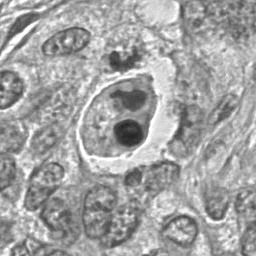
#> input picture images/1-2556_Brightness.tif, 256 x 256 px, found by its file name
$ jupyter execute 03_image_processing_spatial_filtering.ipynb   (older library calls are emulated)
#> lines starting #> are read from the running program, lines starting #| are printed output that depends on the picture
[](https://colab.research.google.com/github/upm-classes/image-understanding-2022-2023/blob/main/03_image_processing_spatial_filtering.ipynb)

[cell 1]
# Download data from github

# Set path of the images
image_path = './image-understanding-2022-2023/images'

# Gamma and log contrast adjustment
This example adjusts image contrast by performing a Gamma and a Logarithmic correction on the input image.

[cell 2]
import matplotlib
import matplotlib.pyplot as plt
import numpy as np
import os
import os.path
import cv2
from skimage import img_as_float
from skimage import exposure

matplotlib.rcParams['font.size'] = 8

def plot_img_and_hist(image, axes, bins=256):
    """Plot an image along with its histogram and cumulative histogram.
    """
    image = img_as_float(image)
    ax_img, ax_hist = axes
    ax_cdf = ax_hist.twinx()

    # Display image
    ax_img.imshow(image, cmap=plt.cm.gray)
    ax_img.set_axis_off()

    # Display histogram
    ax_hist.hist(image.ravel(), bins=bins, histtype='step', color='black')
    ax_hist.ticklabel_format(axis='y', style='scientific', scilimits=(0, 0))
    ax_hist.set_xlabel('Pixel intensity')
    ax_hist.set_xlim(0, 1)
    ax_hist.set_yticks([])

    # Display cumulative distribution
    img_cdf, bins = exposure.cumulative_distribution(image, bins)
    ax_cdf.plot(bins, img_cdf, 'r')
    ax_cdf.set_yticks([])

    return ax_img, ax_hist, ax_cdf


# Load an example image

img = cv2.imread(f'{image_path}/1-2556_Brightness.tif', 0)
#> img is the input picture: shape (256, 256); min 35, max 255, mean 162.9

# Gamma
gamma_corrected = exposure.adjust_gamma(img, 2)


# Logarithmic
logarithmic_corrected = exposure.adjust_log(img, 1)
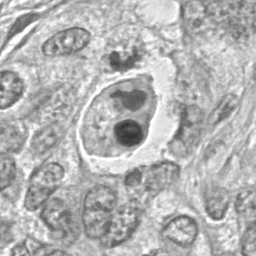
#> logarithmic_corrected: shape (256, 256); min 47, max 255, mean 179.7

# Display results
fig = plt.figure(figsize=(8, 5))
axes = np.zeros((2, 3), dtype=object)
axes[0, 0] = plt.subplot(2, 3, 1)
axes[0, 1] = plt.subplot(2, 3, 2, sharex=axes[0, 0], sharey=axes[0, 0])
axes[0, 2] = plt.subplot(2, 3, 3, sharex=axes[0, 0], sharey=axes[0, 0])
axes[1, 0] = plt.subplot(2, 3, 4)
axes[1, 1] = plt.subplot(2, 3, 5)
axes[1, 2] = plt.subplot(2, 3, 6)

ax_img, ax_hist, ax_cdf = plot_img_and_hist(img, axes[:, 0])
#> in plot_img_and_hist, `img_cdf, bins = exposure.cumulative_distribution(image, bins)`: img_cdf = 256 values from 1.53e-05 to 1; bins = 256 values from 0.139 to 0.998
ax_img.set_title('Low contrast image')

y_min, y_max = ax_hist.get_ylim()
#> y_min = 0; y_max = 779.1
ax_hist.set_ylabel('Number of pixels')
ax_hist.set_yticks(np.linspace(0, y_max, 5))

ax_img, ax_hist, ax_cdf = plot_img_and_hist(gamma_corrected, axes[:, 1])
ax_img.set_title('Gamma correction')

ax_img, ax_hist, ax_cdf = plot_img_and_hist(logarithmic_corrected, axes[:, 2])
ax_img.set_title('Logarithmic correction')

ax_cdf.set_ylabel('Fraction of total intensity')
ax_cdf.set_yticks(np.linspace(0, 1, 5))

# prevent overlap of y-axis labels
fig.tight_layout()
plt.show()
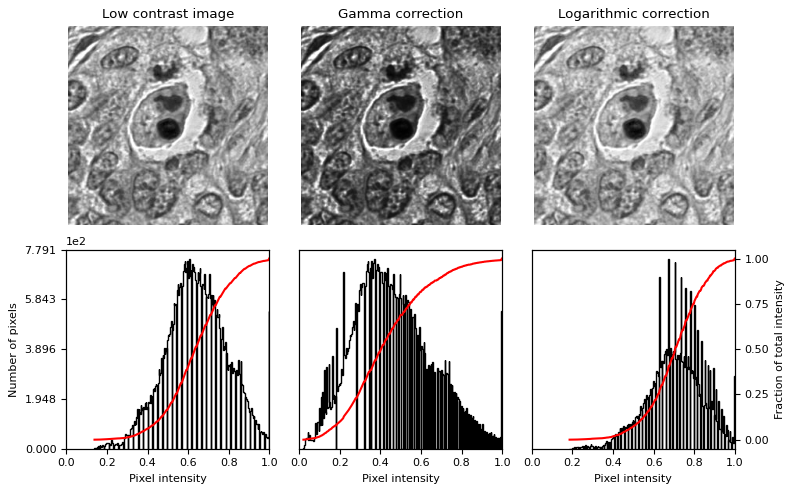
#> figure drawn by matplotlib, 9 panels; panel 9: curve peaks at x = 0.998, y = 1

# Histogram Equalization
This examples enhances an image with low contrast, using a method called histogram equalization, which "spreads out the most frequent intensity values" in an image [1]_. The equalized image has a roughly linear cumulative distribution function.
While histogram equalization has the advantage that it requires no parameters, it sometimes yields unnatural looking images. An alternative method is contrast stretching, where the image is rescaled to include all intensities that fall within the 2nd and 98th percentiles [2]_.
.. [1] https://en.wikipedia.org/wiki/Histogram_equalization .. [2] http://homepages.inf.ed.ac.uk/rbf/HIPR2/stretch.htm

[cell 3]
import matplotlib
import matplotlib.pyplot as plt
import numpy as np
import cv2

from skimage import data, img_as_float
from skimage import exposure

matplotlib.rcParams['font.size'] = 8


def plot_img_and_hist(image, axes, bins=256):
    """Plot an image along with its histogram and cumulative histogram.

    """
    image = img_as_float(image)
    ax_img, ax_hist = axes
    ax_cdf = ax_hist.twinx()

    # Display image
    ax_img.imshow(image, cmap=plt.cm.gray)
    ax_img.set_axis_off()

    # Display histogram
    ax_hist.hist(image.ravel(), bins=bins, histtype='step', color='black')
    ax_hist.ticklabel_format(axis='y', style='scientific', scilimits=(0, 0))
    ax_hist.set_xlabel('Pixel intensity')
    ax_hist.set_xlim(0, 1)
    ax_hist.set_yticks([])

    # Display cumulative distribution
    img_cdf, bins = exposure.cumulative_distribution(image, bins)
    ax_cdf.plot(bins, img_cdf, 'r')
    ax_cdf.set_yticks([])

    return ax_img, ax_hist, ax_cdf


# Load an example image
img = cv2.imread(f'{image_path}/1-2556_Brightness.tif', 0) # 0 is for a grayscale


# Contrast stretching
p2, p98 = np.percentile(img, (2, 98))
#> p2 = 84; p98 = 241
img_rescale = exposure.rescale_intensity(img, in_range=(p2, p98))

# Equalization
img_eq = exposure.equalize_hist(img)

# Adaptive Equalization
img_adapteq = exposure.equalize_adapthist(img, clip_limit=0.03)
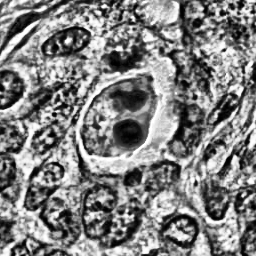
#> img_adapteq: shape (256, 256) float64; min 0, max 1, mean 0.506

# Display results
fig = plt.figure(figsize=(8, 5))
axes = np.zeros((2, 4), dtype=object)
axes[0, 0] = fig.add_subplot(2, 4, 1)
for i in range(1, 4):
    axes[0, i] = fig.add_subplot(2, 4, 1+i, sharex=axes[0,0], sharey=axes[0,0])
for i in range(0, 4):
    axes[1, i] = fig.add_subplot(2, 4, 5+i)

ax_img, ax_hist, ax_cdf = plot_img_and_hist(img, axes[:, 0])
#> in plot_img_and_hist, `img_cdf, bins = exposure.cumulative_distribution(image, bins)`: img_cdf = 256 values from 1.53e-05 to 1; bins = 256 values from 0.139 to 0.998
ax_img.set_title('Low contrast image')

y_min, y_max = ax_hist.get_ylim()
ax_hist.set_ylabel('Number of pixels')
ax_hist.set_yticks(np.linspace(0, y_max, 5))

ax_img, ax_hist, ax_cdf = plot_img_and_hist(img_rescale, axes[:, 1])
ax_img.set_title('Contrast stretching')

ax_img, ax_hist, ax_cdf = plot_img_and_hist(img_eq, axes[:, 2])
ax_img.set_title('Histogram equalization')

ax_img, ax_hist, ax_cdf = plot_img_and_hist(img_adapteq, axes[:, 3])
ax_img.set_title('Adaptive equalization')

ax_cdf.set_ylabel('Fraction of total intensity')
ax_cdf.set_yticks(np.linspace(0, 1, 5))

# prevent overlap of y-axis labels
fig.tight_layout()
plt.show()
#> figure, not shown here; panel 12: curve peaks at x = 0.998, y = 1

# Histogram matching
This example demonstrates the feature of histogram matching. It manipulates the pixels of an input image so that its histogram matches the histogram of the reference image. If the images have multiple channels, the matching is done independently for each channel, as long as the number of channels is equal in the input image and the reference.
Histogram matching can be used as a lightweight normalisation for image processing, such as feature matching, especially in circumstances where the images have been taken from different sources or in different conditions (i.e. lighting).

[cell 4]
import matplotlib.pyplot as plt

import cv2

from skimage import data
from skimage import exposure
from skimage.io import imread
from skimage.exposure import match_histograms


reference = imread(f'{image_path}/Ikonos_Corte_Vina_B1.tif')
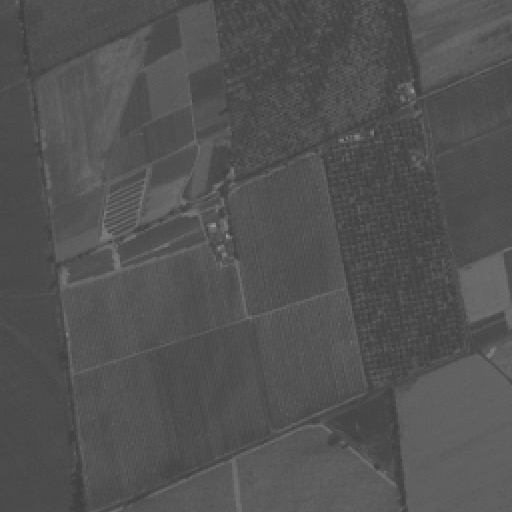
#> input picture images/Ikonos_Corte_Vina_B1.tif, 1024 x 1024 px, found by its file name (shown at 1/2 size)
#> reference is the input picture: shape (1024, 1024); min 62, max 154, mean 82.5
image = imread(f'{image_path}/Ikonos_Corte_Vina_Pan.tif')
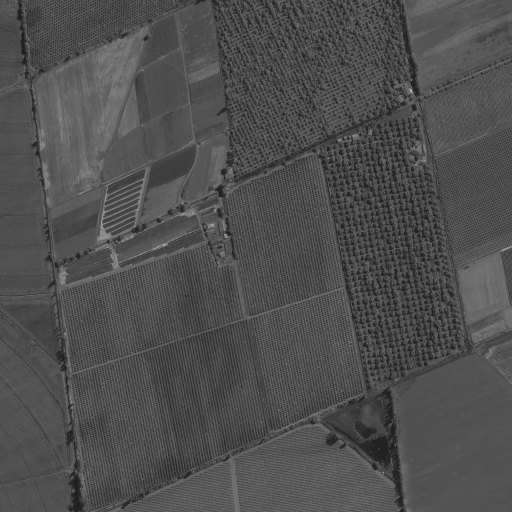
#> input picture images/Ikonos_Corte_Vina_Pan.tif, 1024 x 1024 px, found by its file name (shown at 1/2 size)
#> image is the input picture: shape (1024, 1024); min 22, max 202, mean 78.7

matched = match_histograms(image, reference, multichannel=False)
matched = matched.astype(np.uint8)

fig, (ax1, ax2, ax3) = plt.subplots(nrows=1, ncols=3, figsize=(8, 3),
                                    sharex=True, sharey=True)
for aa in (ax1, ax2, ax3):
    aa.set_axis_off()

ax1.imshow(image, cmap='gray')
ax1.set_title('Source')
ax2.imshow(reference,cmap='gray')
ax2.set_title('Reference')
ax3.imshow(matched,cmap='gray')
ax3.set_title('Matched')

plt.tight_layout()
plt.show()

To illustrate the effect of the histogram matching, we plot for each RGB channel, the histogram and the cumulative histogram. Clearly, the matched image has the same cumulative histogram as the reference image for each channel.

[cell 5]
import numpy as np

fig, axes = plt.subplots(nrows=1, ncols=3, figsize=(12, 4))

for i, img in enumerate((image, reference, matched)):
    #for c, c_color in enumerate(('red', 'green', 'blue')):
    img_hist, bins = exposure.histogram(img, source_range='dtype')
    #print(np.unique(img))
    axes[i].plot(bins, img_hist / img_hist.max())
    img_cdf, bins = exposure.cumulative_distribution(img)
    axes[i].plot(bins, img_cdf)
#> this loop made 3 passes
    #axes[c, 0].set_ylabel(c_color)

axes[0].set_title('Source')
axes[1].set_title('Reference')
axes[2].set_title('Matched')

plt.tight_layout()
plt.show()
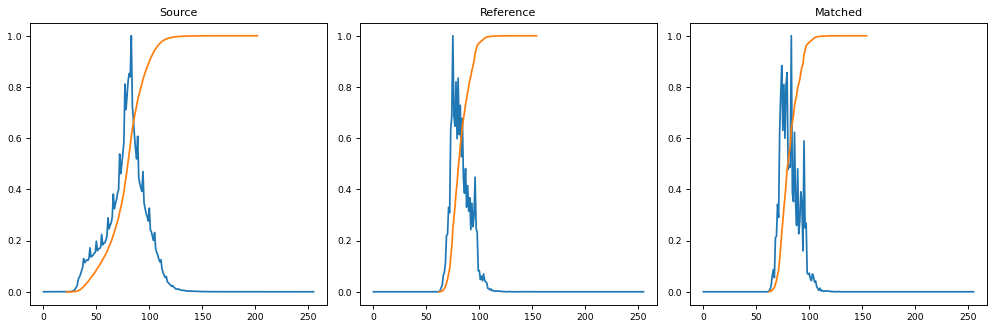
#> figure drawn by matplotlib, 3 panels; panel 1: curve peaks at x = 83, y = 1; panel 1: curve peaks at x = 202, y = 1; panel 2: curve peaks at x = 75, y = 1; panel 2: curve peaks at x = 154, y = 1

# Geometric transformation

## Scaling

[cell 6]
import cv2
import numpy as np
import matplotlib.pyplot as plt
from PIL import Image

img = cv2.imread(f'{image_path}/FLORES.jpg')
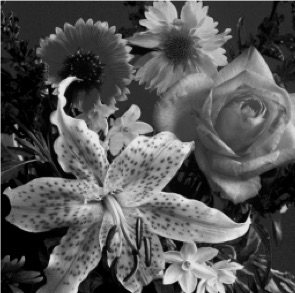
#> input picture images/FLORES.jpg, 295 x 293 px, found by its file name
#> img is the input picture: shape (293, 295, 3); min 0, max 237, mean 85.2

# res = cv2.resize(img, None, fx=2, fy=2, interpolation = cv2.INTER_CUBIC)
# OR

height, width = img.shape[:2]
#> height = 293; width = 295
res = cv2.resize(img,(1*width, 3*height), interpolation = cv2.INTER_CUBIC)
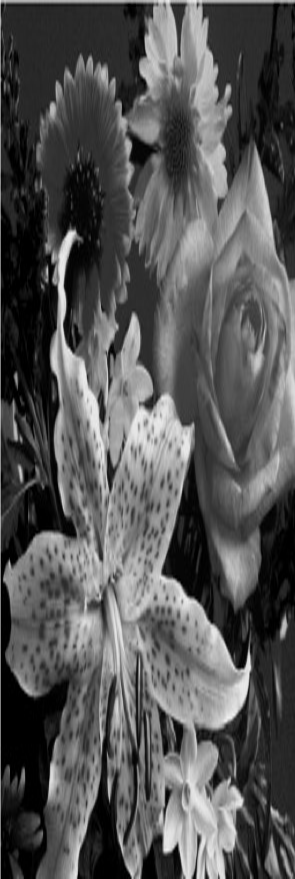
#> res: shape (879, 295, 3); min 0, max 241, mean 85.2

plt.figure(figsize=(12,6))
plt.subplot(121),plt.imshow(img),plt.title('Original')
plt.xticks([]), plt.yticks([])
plt.subplot(122),plt.imshow(res),plt.title('Scaling')
plt.xticks([]), plt.yticks([])
plt.show()

## Traslation

[cell 7]
import cv2
import numpy as np
import matplotlib.pyplot as plt
from PIL import Image

img = cv2.imread(f'{image_path}/FLORES.jpg')
print=img.shape
#> print = (293, 295, 3)
print=img.size
#> print = 259305

rows,cols,color=img.shape
#> rows = 293; cols = 295; color = 3

#print(rows)
#print(cols)

M = np.float32([[1,0,100],[0,1,50]])
dst = cv2.warpAffine(img,M,(cols,rows))

plt.figure(figsize=(12,6))
plt.subplot(121),plt.imshow(img),plt.title('Original')
plt.xticks([]), plt.yticks([])
plt.subplot(122),plt.imshow(dst),plt.title('Traslated')
plt.xticks([]), plt.yticks([])
plt.show()

## Rotation

[cell 8]
import cv2
import numpy as np
import matplotlib.pyplot as plt
from PIL import Image

img = cv2.imread(f'{image_path}/FLORES.jpg')
rows,cols,color = img.shape

M = cv2.getRotationMatrix2D((cols/2,rows/2),90,1)
#> M = [[6.12e-17, 1, 1], [-1, 6.12e-17, 294]]
dst = cv2.warpAffine(img,M,(cols,rows))


plt.figure(figsize=(12,6))
plt.subplot(121),plt.imshow(img),plt.title('Original')
plt.xticks([]), plt.yticks([])
plt.subplot(122),plt.imshow(dst),plt.title('Rotated')
plt.xticks([]), plt.yticks([])
plt.show()

## Affine transformation
An affine transformation is any transformation that preserves collinearity, parallelism as well as the ratio of distances between the points (e.g. midpoint of a line remains the midpoint after transformation). It doesn’t necessarily preserve distances and angles.
https://theailearner.com/tag/cv2-getaffinetransform/#:~:text=OpenCV%20provides%20a%20function%20cv2.getAffineTransform%20%28%29%20that%20takes,that%20applies%20an%20affine%20transformation%20to%20an%20image.

[cell 9]
import cv2
import numpy as np
import matplotlib.pyplot as plt
from PIL import Image

img = cv2.imread(f'{image_path}/FLORES.jpg')
rows,cols,ch = img.shape

pts1 = np.float32([[50,50],[200,50],[50,200]])
pts2 = np.float32([[10,100],[200,50],[100,250]])

M = cv2.getAffineTransform(pts1,pts2)

dst = cv2.warpAffine(img,M,(cols,rows))
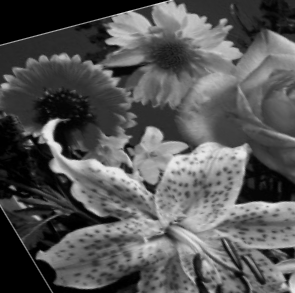
#> dst: shape (293, 295, 3); min 0, max 233, mean 85.9

plt.figure(figsize=(12,6))
plt.subplot(121),plt.imshow(img),plt.title('Original')
plt.xticks([]), plt.yticks([])
plt.subplot(122),plt.imshow(dst),plt.title('Transformed')
plt.xticks([]), plt.yticks([])
plt.show()

# Spatial filtering

## Smoothing filter

[cell 10]
import cv2
import numpy as np
import matplotlib.pyplot as plt

img = cv2.imread(f'{image_path}/FLORES.jpg')

kernel = np.ones((3,3), np.float32) * (1/9)

dst = cv2.filter2D(img,-1,kernel)

plt.figure(figsize=(12,6))
plt.subplot(121),plt.imshow(img),plt.title('Original')
plt.xticks([]), plt.yticks([])
plt.subplot(122),plt.imshow(dst),plt.title('Averaging')
plt.xticks([]), plt.yticks([])
plt.show()

# 1. Sobel and Scharr Derivatives
Sobel operators is a joint Gausssian smoothing plus differentiation operation, so it is more resistant to noise. You can specify the direction of derivatives to be taken, vertical or horizontal (by the arguments, yorder and xorder respectively). You can also specify the size of kernel by the argument ksize. If ksize = -1, a 3x3 Scharr filter is used which gives better results than 3x3 Sobel filter.

# 2. Laplacian Derivatives

It calculates the Laplacian of the image given by the relation,

$$\Delta src = \frac{\partial ^2{src}}{\partial x^2} + \frac{\partial ^2{src}}{\partial y^2}$$

where each derivative is found using Sobel derivatives. If ksize = 1, then following kernel is used for filtering:

$$\begin{bmatrix}
0 & 1 & 0 \\
1 & -4 & 1 \\
0 & 1 & 0
\end{bmatrix}$$

[cell 11]
import cv2
import numpy as np
from matplotlib import pyplot as plt

img = cv2.imread(f'{image_path}/1-2556_Brightness.tif', 0)

laplacian = cv2.Laplacian(img,cv2.CV_64F)
sobelx = cv2.Sobel(img,cv2.CV_64F,1,0,ksize=5)
sobely = cv2.Sobel(img,cv2.CV_64F,0,1,ksize=5)
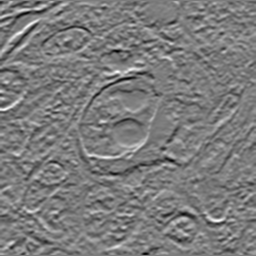
#> sobely: shape (256, 256) float64; min -6309, max 6620, mean -4.5; drawn with min black and max white

plt.figure(figsize=(10, 10))
plt.subplot(2,2,1),plt.imshow(img,cmap = 'gray')
plt.title('Original'), plt.xticks([]), plt.yticks([])
plt.subplot(2,2,2),plt.imshow(laplacian,cmap = 'gray')
plt.title('Laplacian'), plt.xticks([]), plt.yticks([])
plt.subplot(2,2,3),plt.imshow(sobelx,cmap = 'gray')
plt.title('Sobel X'), plt.xticks([]), plt.yticks([])
plt.subplot(2,2,4),plt.imshow(sobely,cmap = 'gray')
plt.title('Sobel Y'), plt.xticks([]), plt.yticks([])

plt.show()
